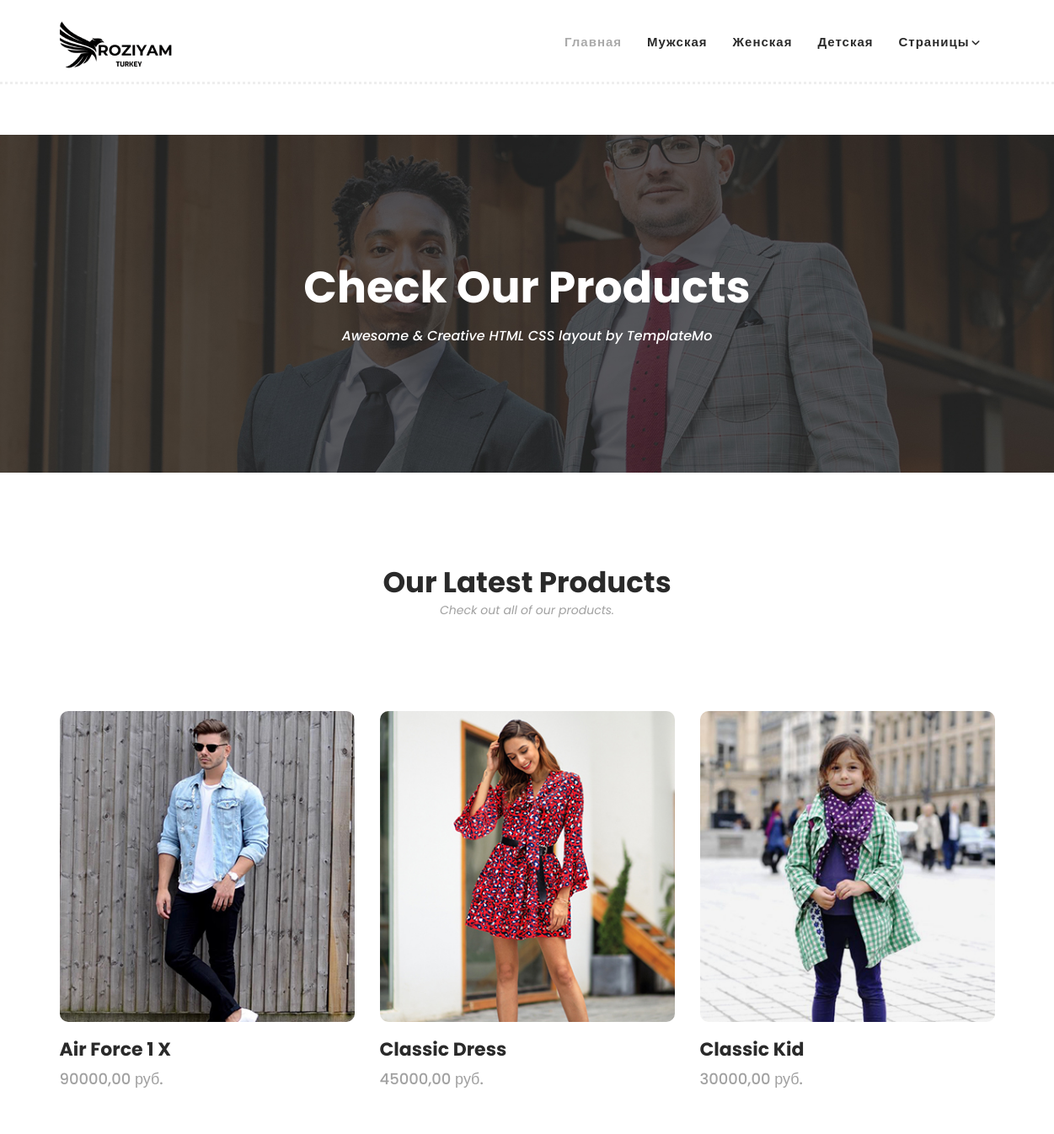
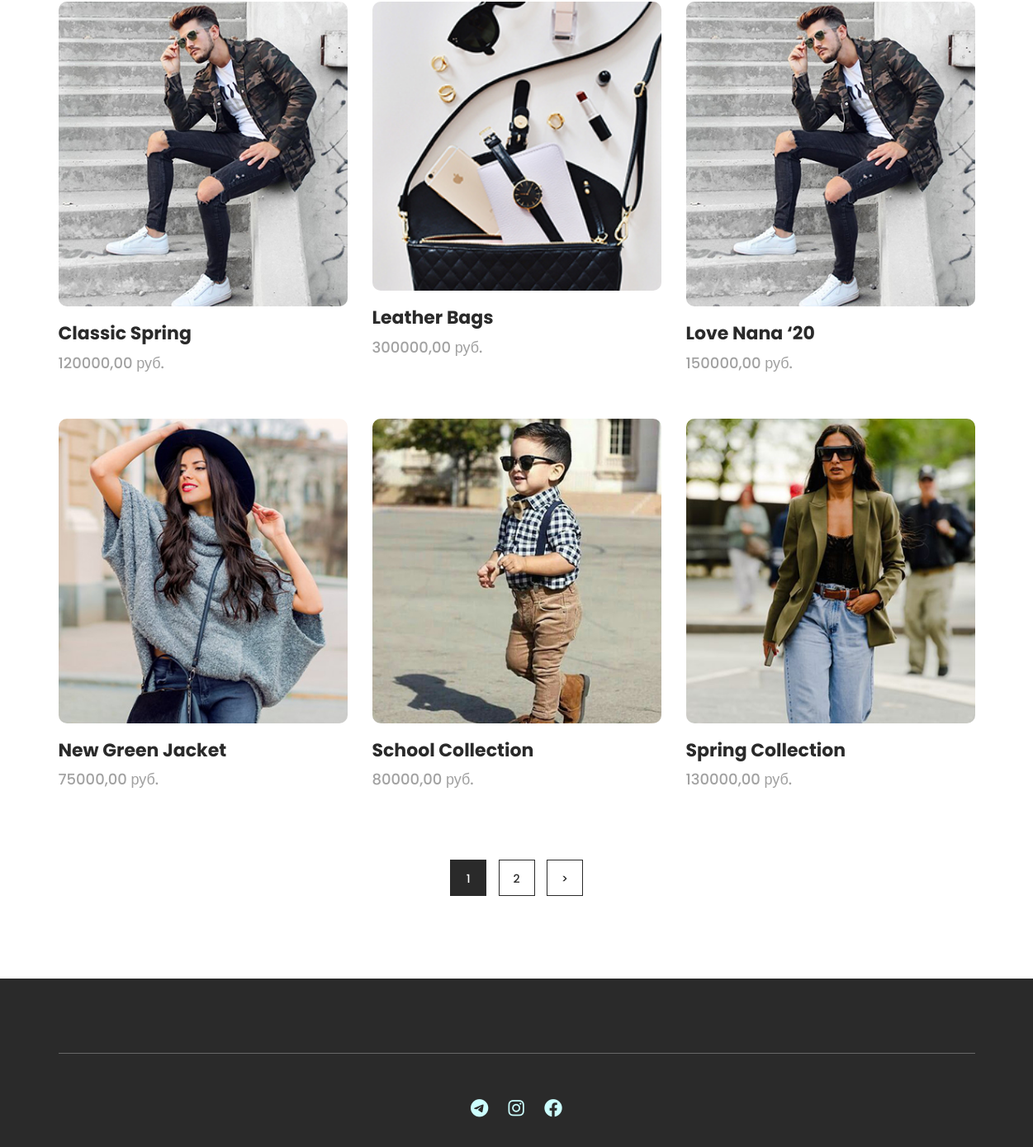
Page /products on the committed database (2 pictures, top to bottom).
### shop/models.py (models this page shows, shortened)
class Product(models.Model):
	code = models.CharField(max_length=100, unique=True, verbose_name='Код', null=True, blank=True)
	name = models.CharField(max_length=200, unique=True, verbose_name='Название')
	category = models.ForeignKey(Category, on_delete=models.CASCADE, related_name='products', verbose_name='Категория')
	description = models.TextField(verbose_name='Описание')
	price = models.DecimalField(max_digits=10, decimal_places=2, verbose_name='Цена')
	stock = models.IntegerField(verbose_name='Запасы')
	available = models.BooleanField(default=True, verbose_name='Доступен')
	created = models.DateTimeField(auto_now_add=True, verbose_name='Создан')
	updated = models.DateTimeField(auto_now=True, verbose_name='Обновлен')
	image = models.ImageField(upload_to='products/%Y/%m/%d', blank=True, verbose_name='Изображение')
	objects = models.Manager()
	available_products = AvailableManager()
	class Meta:
		ordering = ['name']
		verbose_name = 'Продукт'
		verbose_name_plural = 'Продукты'
	def __str__(self):
		return self.name

### shop/views.py (the view)
# urls.py: path('', views.HomePageView.as_view(), name='home'),
class HomePageView(ListView):
	model = Product
	context_object_name = 'product'
	paginate_by = 9
	def get_template_names(self):
		if self.request.path == '/products':
			return ['products.html']
		else:
			return ['home_page.html']
	def get_context_data(self, *, object_list=None, **kwargs):
		context = super().get_context_data(**kwargs)
		context['categories'] = Category.objects.all()
		context['product_list'] = Product.objects.order_by('-created')[:10]
		context['man_products'] = Product.available_products.filter(category__id=1).order_by('-created')[:5]
		context['woman_products'] = Product.available_products.filter(category__id=2).order_by('-created')[:3]
		context['kids_products'] = Product.available_products.filter(category__id=3).order_by('-created')[:5]
		context['accessory_products'] = Product.available_products.filter(category__id=4).order_by('-created')[:5]
		print(context['man_products'])
		return context

### shop/context_processor.py (called while the page is built)
def latest_products(request):
	latest_products = Product.available_products.all().order_by('-created')[:10]
	categories = Category.objects.all()
	context = {
		"latest_products": latest_products,
		"categories": categories
	}
	return context

### shop/models.py (called while the page is built)
	def get_queryset(self):
		return super().get_queryset().filter(available=True)

### templates/products.html (shortened to what this page needs)
{% extends 'base.html' %}
{% load static %}
{% block content %}
    <div class="page-heading" id="top">
        <div class="container">
            <div class="row">
                <div class="col-lg-12">
                    <div class="inner-content">
                        <h2>Check Our Products</h2>
                        <span>Awesome &amp; Creative HTML CSS layout by TemplateMo</span>
                    </div>
                </div>
            </div>
        </div>
    </div>
    <section class="section" id="products">
        <div class="container">
            <div class="row">
                <div class="col-lg-12">
                    <div class="section-heading">
                        <h2>Our Latest Products</h2>
                        <span>Check out all of our products.</span>
                    </div>
                </div>
            </div>
        </div>
        <div class="container mt-5">
            <div class="row">
                {% for product in product %}
                    <div class="col-lg-4 mb-4">
                        <div class="item">
                            <div class="thumb">
                                <img src="{{ product.image.url }}" alt="{{ product.name }}">
                            </div>
                            <div class="down-content">
                                <h4>{{ product.name }}</h4>
                                <span>{{ product.price }} руб.</span>
                            </div>
                        </div>
                    </div>
                {% endfor %}
            </div>
            <div class="row">
                <div class="col-lg-12">
                    <div class="pagination">
                        <ul>
                            {% if is_paginated %}
                                {% for num in paginator.page_range %}
                                    {% if page_obj.number == num %}
                                        <li class="active"><a href="#">{{ num }}</a></li>
                                    {% elif num > page_obj.number|add:'-3' and num < page_obj.number|add:'3' %}
                                        <li><a href="?page={{ num }}">{{ num }}</a></li>
                                    {% endif %}
                                {% endfor %}
                                {% if page_obj.has_next %}
                                    <li><a href="?page={{ page_obj.next_page_number }}">&gt;</a></li>
                                {% endif %}
                            {% endif %}
                        </ul>
                    </div>
                </div>
            </div>
        </div>
    </section>
{% endblock content %}

### templates/base.html (shortened to what this page needs)
{% load static %}
<!DOCTYPE html>
<html lang="en">
<head>
    <link rel="stylesheet" type="text/css" href="{% static "css/bootstrap.min.css" %}">
    <link rel="stylesheet" type="text/css" href="{% static "css/font-awesome.css" %}">
    <link rel="stylesheet" href="{% static "css/templatemo-hexashop.css" %}">
    <link rel="stylesheet" href="{% static "css/owl-carousel.css" %}">
    <link rel="stylesheet" href="{% static "css/lightbox.css" %}">
    <link rel="stylesheet" href="https://cdnjs.cloudflare.com/ajax/libs/font-awesome/6.0.0-beta3/css/all.min.css">
</head>
<body>
<header class="header-area header-sticky">
    <div class="container">
        <div class="row">
            <div class="col-12">
                <nav class="main-nav">
                    <a href="{% url 'home' %}" class="logo">
                        <img src="{% static "images/logo.png" %}" alt="">
                    </a>
                    <ul class="nav">
                        <li class="scroll-to-section"><a href="#top" class="active">Главная</a></li>
                        <li class="scroll-to-section"><a href="#men">Мужская</a></li>
                        <li class="scroll-to-section"><a href="#women">Женская</a></li>
                        <li class="scroll-to-section"><a href="#kids">Детская</a></li>
                        <li class="submenu">
                            <a href="javascript:;">Страницы</a>
                        </li>
                    </ul>
                </nav>
            </div>
        </div>
    </div>
</header>
{% block content %}
{% endblock content %}
<footer>
    <div class="container">
        <div class="row">
            <div class="col-lg-12">
                <div class="under-footer">
                    <ul>
                        <li><a href="https://t.me/ROZIYAM_SHOP" target="_blank"><i class="fab fa-telegram"
                                                                                   aria-hidden="true"></i></a></li>
                        <li><a href="https://www.instagram.com/reel/C8vtgHcIAe_/?igsh=MTlxMWdqMGdqenR1ZA=="
                               target="_blank"><i class="fab fa-instagram" aria-hidden="true"></i></a></li>
                        <li><a href="https://www.facebook.com" target="_blank"><i class="fab fa-facebook"
                                                                                  aria-hidden="true"></i></a></li>
                    </ul>
                </div>
            </div>
        </div>
    </div>
</footer>
</body>
</html>

### rows in the picture
Product: image (picture), name "Air Force 1 X", price "90000,00"
Product: image (picture), name "Classic Dress", price "45000,00"
Product: image (picture), name "Classic Kid", price "30000,00"
Product: image (picture), name "Classic Spring", price "120000,00"
Product: image (picture), name "Leather Bags", price "300000,00"
Product: image (picture), name "Love Nana ‘20", price "150000,00"
Product: image (picture), name "New Green Jacket", price "75000,00"
Product: image (picture), name "School Collection", price "80000,00"
Product: image (picture), name "Spring Collection", price "130000,00"

### other values in the picture
{{ num }} "1"
{{ num }} "2"
